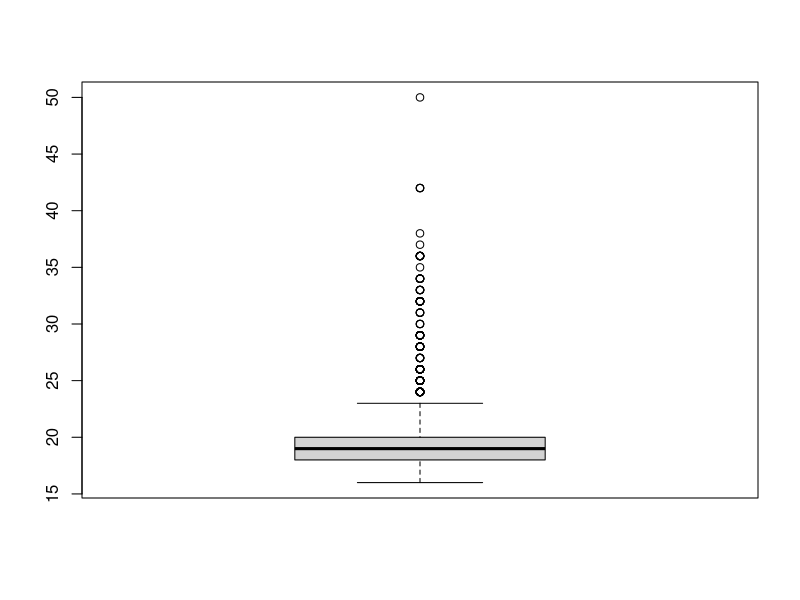

Write the R code that produced this figure. (Note: this script raises an error after producing the figure.)
library(dplyr)

#################################
# Carregar arquivo de dados
#################################
#+ O dataset utilizado é uma amostra de matrículas na disciplina de Cálculo I.
#+ Será utilizado apenas para fins didáticos, não podendo ser utilizado para 
#+ inferências sobre o universo de estudantes.

df <- read.csv("data/notas_calculo.csv")

#TRATAR os NAs
#+existem algumas formas de tratar dados ausentes
#+ 1. remover as observações ou variável (depende do contexto e da quantidade)
#+ 2. imputar valores, como média, mediana
#+ 3. usar algum método para prever o valor, exemplo de correlação linear, árvore de decisão

#contar quantos NAs
colSums(is.na(df))
df$media_final[is.na(df$media_final)] <- mean(df$media_final, na.rm = TRUE)
df$numero_faltas[is.na(df$numero_faltas)] <- mean(df$numero_faltas, na.rm = TRUE)

#confere se ainda existem NAs
colSums(is.na(df)) 

#------------------- Conceitos básicos de manipulação de dados -----------------

# A manipulação dos dados consiste em organizar as variáveis e observações
# Na grande maioria dos casos, as bases de dados precisam ser preparadas

#Visualizar dataframe
#str | glimpse | head | nrow | colnames | dim | names | table
str(df) #estrutura do dataset
glimpse(df) #visão geral, tipos de dados e primeiros registros
head(df, n=10) #exibe os n primeiros registros
nrow(df) #número de linhas do dataset
ncol(df) #número de colunas do dataset
colnames(df) # =names(df)
dim(df) #dimensões do dataset
table(df$sexo) 
table(df$raca, df$sexo)
summary(df) #resumo estatístico do dataset
boxplot(df$idade_ingresso_curso) #outlier
unique(df$pais_origem) #lista os valores únicos de uma coluna

####### ACESSANDO VARIÁVEIS DO CONJUNTO DE DADOS #######
df$periodo_atual #retorna um vetor
df['periodo_atual'] #retorna um dataframe
df[2] #pela posição da coluna, retorna dataframe

#primeira linha, terceira coluna
df[1,3]

#quinta linha, todas as colunas
df[5, ]

#média de notas das observações no intervalo
df[c(15:20), 'media_final']

#a seleção pode ser feita por exclusão
df[,-2]

# Também é possível filtrar observações por meio dos operadores:
# Alguns operadores úteis para realizar filtros:

#+ "== igual"
#+ "> maior"
#+ ">= maior ou igual"
#+ "< menor"
#+ "<= menor ou igual"
#+ "!= diferente"
#+ "& indica e"
#+ "| indica ou"

df1 <- df[df$media_final >= 8,]

#percentual de alunos com nota maior que 8
count(df1) / nrow(df) * 100

#alunos do brasil, com média maior ou igual a 8
brasil_media_maior_8 <- df[df$pais_origem == "Brasil" & df$media_final >= 8,]

#percentual de alunos do brasil com media >= 8
count(brasil_media_maior_8) / nrow(df[df$pais_origem == "Brasil",]) * 100

#raça de estudantes brasileiros
brasil <- df[df$pais_origem == 'Brasil', c('raca', 'pais_origem')]

#tabela de contingencia
table(brasil$raca, brasil$pais_origem)

#percentual de alunos brasileiros por raça
raca_brasil <- as.data.frame(table(brasil$raca, brasil$pais_origem))
raca_brasil
names(raca_brasil) <- c("raca", "pais", "total")
raca_brasil

raca_brasil$percentual <- raca_brasil$total / sum(raca_brasil$total) * 100
view(raca_brasil)

############# ALTERANDO O CONJUNTO DE DADOS ############

#criando uma nova coluna para indicar se o estudante está reprovado por faltas
percentual_faltas <- (df$numero_faltas / df$ch_total)*100
percentual_faltas <- round(percentual_faltas, digits = 2)

#criando a coluna com o percentual de faltas
df$percentual_faltas <- percentual_faltas #ou df <- mutate(df,percentual_faltas)

#criando a coluna que indica se o estudante está reprovado (reprovado se faltas > 25%)
df$reprovado_faltas <- ifelse(df$percentual_faltas > 25, T, F)

#verifica quantos estão reprovados
table(df$reprovado_faltas)

#####################################
# DPLyR
#####################################

#+ O dplyr é um pacote de R que fornece uma interface para a manipulação de dados. 
#+ Ele é baseado na ideia de uma "gramática de manipulação de dados", que consiste 
#+ em uma série de verbos que podem ser usados para realizar tarefas comuns de manipulação de dados.
#+ 
#+ Nesta sessão vamos aprender a usar os cinco principais verbos:
#+ filter()
#+ arrange()
#+ select()
#+ mutate()
#+ summarise()

#reset dataset
df <- read.csv("data/notas_calculo.csv")

########## Filter #####################
#rbase
df[df$pais_origem == "Brasil",]

#dplyr
filter(df, pais_origem == "Brasil")

#usando pipe (%>%)
df %>% filter(pais_origem == "Brasil")
df %>% filter(pais_origem %in% c("Brasil", "Paraguai"))
df %>% filter(between(numero_faltas, 10,50))
df %>% filter(media_final >= mean(media_final, na.rm = T))

########## Select #####################

df2 <- df %>% select(pais_origem, raca, sexo, media_final, numero_faltas, ch_total)
df3 <- df %>% select(everything(), -raca, -pais_origem)
df4 <- df %>% select(periodo_atual:ira)

########## Arrange ###################
# A função "arrange" faz a ordenação do dataset
# Se retirar o desc(), fica na ordem crescente
df5 <- df %>% select(pais_origem, numero_faltas, media_final) %>% arrange(desc(media_final))
df5
########## Mutate ##################
#cria nova coluna, com o percentual de faltas calculado 
df <- df %>% 
  mutate(percentual_faltas = round((numero_faltas / ch_total) * 100, digits = 2)) %>%
  mutate(reprovado_faltas = ifelse(percentual_faltas > 25, T, F))
view(df)
#cria variável para atribuir um conceito a nota
df <- df %>% mutate(conceito_nota = case_when(media_final < 5 ~ "D",
                                              media_final >= 5 & media_final < 7 ~ "C",
                                              media_final >= 7 & media_final < 8.5 ~ "B",
                                              media_final >= 8.5 ~ "A"))

#visualiza a distribuição
table(df$conceito)

########## Summarise##################
#Cria um resumo dos dados, é util em conjunto com a função de grupo group_by

#calcula a media de notas por pais de origem, ordenados pela maior média
df %>% group_by(pais_origem) %>% 
  summarise(media_notas = mean(media_final, na.rm = T)) %>% 
  arrange(desc(media_notas))

#média e mediana por raça
df %>% group_by(raca) %>% 
  summarise(media_notas = mean(media_final, na.rm = T),
            mediana = median(media_final))

#média e mediana por sexo
df %>% group_by(sexo) %>% 
  summarise(media_notas = mean(media_final, na.rm = T),
            mediana = median(media_final))

#média e mediana por pais
df %>% group_by(pais_origem) %>% 
  summarise(media_notas = mean(media_final, na.rm = T),
            mediana = median(media_final))
